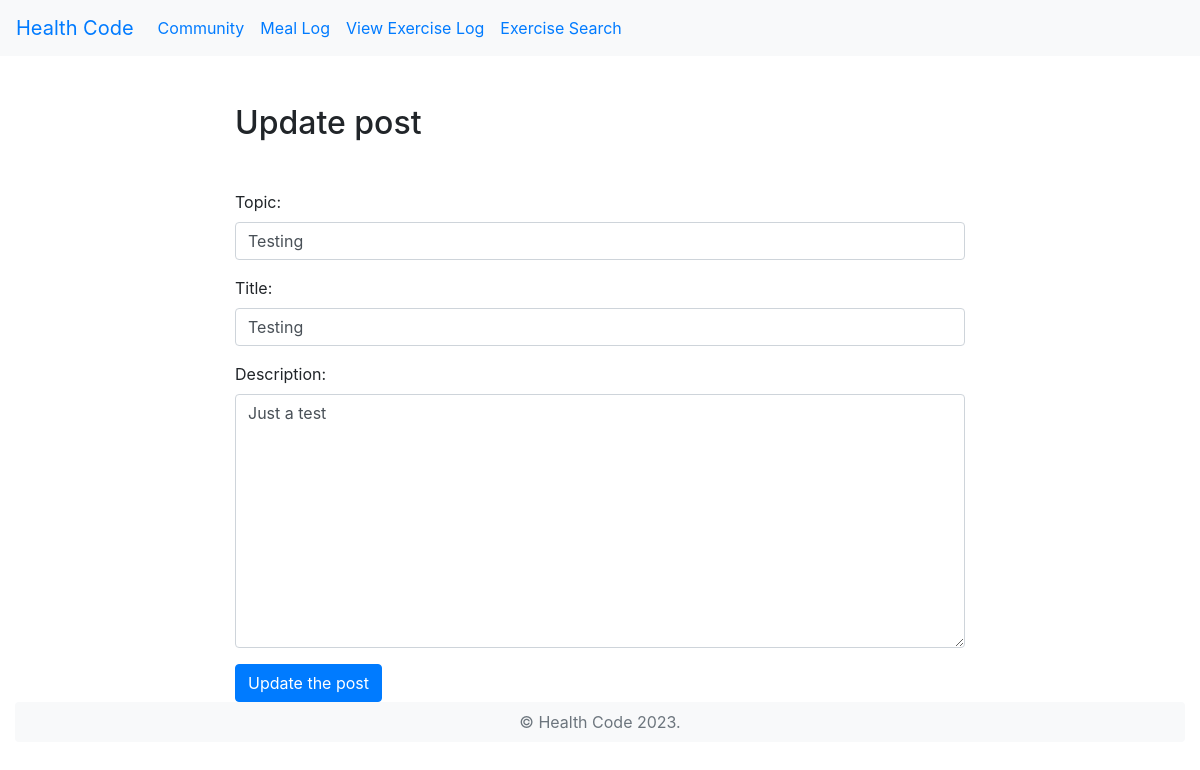
The page /community/26/edit/ (signed in) on the database its author committed.
### community/models.py (models this page shows, shortened)
class Community(models.Model):
    user = models.ForeignKey(settings.AUTH_USER_MODEL, on_delete=models.CASCADE)
    topic= models.CharField(max_length=300)
    title = models.CharField(max_length=100)
    description = models.CharField(max_length=1000,blank=True)
    tags = models.ManyToManyField(Tag, blank=True)
    date_created = models.DateTimeField(auto_now_add=True,null=True)
    date_uploaded = models.DateTimeField(auto_now=True)
    likes = models.ManyToManyField(settings.AUTH_USER_MODEL, related_name='community_like')
    class Meta:
        ordering = ['-date_created']

### community/views.py (the view, shortened to what this page needs)
# urls.py: path("<int:pk>/edit/", CommunityUpdateView.as_view(), name="community_edit"),
class CommunityUpdateView(LoginRequiredMixin, UserPassesTestMixin, UpdateView):
    model = Community
    fields = ["topic", "title", "description", "tags"]
    template_name = 'community_edit.html'
    def test_func(self):
        community = self.get_object()
        return self.request.user == community.user

### community/templates/community_edit.html (shortened to what this page needs)
<!DOCTYPE html>
<html lang="en">
<head>
    <link rel="stylesheet" href="https://stackpath.bootstrapcdn.com/bootstrap/4.5.0/css/bootstrap.min.css"0>
</head>
<body>
    <nav class="navbar bg-light navbar-expand-sm">
        <a href="{% url 'home' %}" class="navbar-brand">Health Code</a>
        <ul class="navbar-nav">
          {% if user.is_authenticated %}
            <li class="nav-item ">
                <a class="nav-link" href="{% url 'community:community_list' %}">Community</a>
            </li>
            <li class="nav-item ">
                <a class="nav-link" href="{% url 'calorieTracker:meal' %}">Meal Log</a>
            </li>
            <li class="nav-item ">
              <a class="nav-link" href="{% url 'calorieTracker:exercise_list' %}">View Exercise Log</a>
            </li>
            {% else %}
                <p class="login mt-2">You are currently not logged in</p>
                <a href="{% url 'login' %}" class="login mt-2 ml-1"> Login</a>
                <a href="{% url 'calorieTracker:signup' %}" class="login mt-2 ml-1">| or sign up now</a>
                {% endif %}
            <li class="nav-item ">
              <a class="nav-link" href="{% url 'calorieTracker:muscle_search' %}">Exercise Search</a>
          </li>
        </ul>
      </nav>
      {% block content %}
      <div class="container">
        <div class="row">
          <div class="col-8 offset-2">
            <h2 class=" my-5">Update post</h2>
            <form method="post" enctype="multipart/form-data">
              <div class="form-group">
                {{ form.topic.label_tag }}
                <input type="text" class="form-control {% if form.topic.errors %}is-invalid{% endif %}" id="id_topic"
                  name="topic" value='{{ form.topic.value|default:"" }}'>
              </div>
              <div class="form-group">
                {{ form.title.label_tag }}
                <input type="text" class="form-control {% if form.title.errors %}is-invalid{% endif %}" id="id_title"
                  name="title" value='{{ form.title.value|default:"" }}'>
              </div>
              <div class="form-group">
                {{ form.description.label_tag }}
                <textarea type="text" class="form-control {% if form.description.errors %}is-invalid{% endif %}" id="id_description"
                  name="description" cols="40" rows="10">{{ form.description.value|default:"" }}</textarea>
              </div>
              <button type="submit" class="btn btn-primary">
                Update the post
              </button>
            </form>
          </div>
        </div>
      </div>
      {% endblock content %}
    <div class="container-fluid">
        <footer class="rounded bg-light">
          <p class="text-center text-secondary py-2">&copy; Health Code 2023.</p>
        </footer>
</body>
</html>

### rows shown on the page
Community: topic "Testing", title "Testing", description "Just a test"
